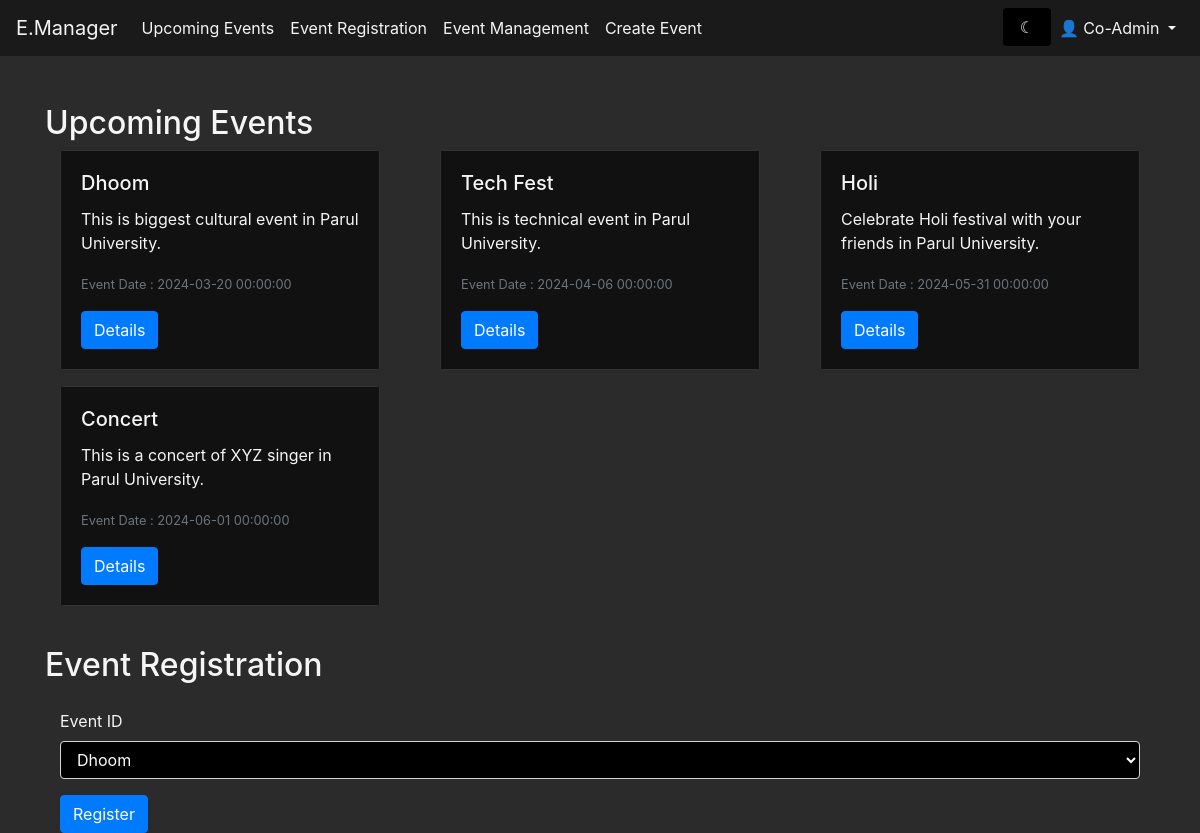
Screenshot of /event (signed in) with the database file from the repository.
### modules/models.py (models this page shows, shortened)
class Event(db.Model):
    id = db.Column(db.Integer, primary_key=True)
    title = db.Column(db.String(80), nullable=False)
    description = db.Column(db.String(200), nullable=False)
    long_description = db.Column(db.String(2000), nullable=False)
    date = db.Column(db.DateTime, nullable=False)
    location = db.Column(db.String(80), nullable=False)
    organizer_name = db.Column(db.String(80), nullable=True)
    image_url = db.Column(db.String(200), nullable=False)
    creator_id = db.Column(db.Integer, db.ForeignKey('user.id'))
    creator = db.relationship('User', backref=db.backref('events', lazy=True))

### modules/event.py (the view)
@app.route('/event', methods=["GET", "POST"])
def event():
    events = Event.query.all()
    msg = get_flashed_messages()
    return render_template('event.html', msg=msg, events=events)

### modules/templates/event.html (shortened to what this page needs)
<!DOCTYPE html>
<html lang="en">
  <head>
    <link
      href="https://stackpath.bootstrapcdn.com/bootstrap/4.5.0/css/bootstrap.min.css"
      rel="stylesheet"
    />
    <link
      rel="stylesheet"
      href="{{url_for('static',filename='css/dashboard.css')}}"
    />
  </head>
  <body class="{{ session['theme'] }}">
    <nav class="navbar navbar-expand-lg navbar-light bg-light fixed-top">
      <a class="navbar-brand" href="/event">E.Manager</a>
      <div class="collapse navbar-collapse" id="navbarNav">
        <ul class="navbar-nav">
          <li class="nav-item">
            <a class="nav-link" href="/event#upcomingEvents">Upcoming Events</a>
          </li>
          <li class="nav-item">
            <a class="nav-link" href="/event#eventRegistration"
              >Event Registration</a
            >
          </li>
          <li class="nav-item">
            <a class="nav-link" href="/event_manager">Event Management</a>
          </li>
          {% if 'role' in session and session['role'] == 'Admin' or 'role' in
          session and session['role'] == 'Co-Admin' %}
          <li class="nav-item">
            <a class="nav-link" href="/event/create">Create Event</a>
          </li>
          {% endif %}
        </ul>
        <ul class="navbar-nav ml-auto">
          <form action="/toggle_theme" method="post" id="toggle-theme-form" class="border-0">
            <input type="submit" class="form-control border-0" value="{% if session['theme'] == 'light-theme' %} &#9788 {% else %} &#9790 {% endif %}" />
          </form>
          {% if 'username' in session %}
          <li class="nav-item dropdown">
            <a
              class="nav-link dropdown-toggle"
              href="#"
              id="navbarDropdown"
              role="button"
              data-toggle="dropdown"
              aria-haspopup="true"
              aria-expanded="false"
            >
              👤 {{ session['username'] }}
            </a>
          </li>
          {% endif %}
        </ul>
      </div>
    </nav>
    <div id="upcomingEvents" class="container mt-4">
      <h2>Upcoming Events</h2>
      <div class="row card-deck">
        {% for event in events %}
        <div class="col-sm-4">
          <div class="card mb-3 bg-image" style="background-image: url('{{event.image_url}}'); background-size: cover;">
            <div class="card-body">
              <h5 class="card-title">{{ event.title }}</h5>
              <p class="card-text">{{ event.description }}</p>
              <p class="card-text">
                <small class="text-muted">
                  Event Date : {{ event.date }}
                </small>
              </p>
              <a href="{{ url_for('details', event_id=event.id) }}" class="btn btn-primary">Details</a>
            </div>
          </div>
        </div>
        {% endfor %}
      </div>
    </div>
    <div id="eventRegistration" class="container mt-4">
      <h2>Event Registration</h2>
      <div id="eventRegistration1" class="container mt-4">
        <form action="/event/register" method="post">
          <div class="form-group">
            <label for="eventId">Event ID</label>
            <select class="form-control" id="eventId" name="event_id" required>
              {% for event in events %}
              <option value="{{ event.id }}">{{ event.title }}</option>
              {% endfor %}
            </select>
          </div>
          <button type="submit" class="btn btn-primary">Register</button>
        </form>
      </div>
    </div>
  </body>
</html>

### modules/static/css/dashboard.css (style rules this page uses)
body { background-color: #2b2b2b; color: #f5f5f5; padding-top: 80px; }
.navbar { background-color: #1a1a1a !important; }
.nav-link, .dropdown-item { color: #f5f5f5 !important; }
.navbar-brand { color: #f5f5f5 !important; }
.btn-primary { background-color: #007bff; border-color: #007bff; }
.card { background-color: #3a3a3a; }
.card-text { color: #f5f5f5; }
.text-muted { color: #6c757d !important; }
.container { background-color: #2b2b2b; }
input { background-color: #000000; color: #ffffff; }
::placeholder { color: #ffffff; opacity: 0.5; }
select { background-color: #000000 !important; color: #ffffff !important; }
select option { background-color: #000000 !important; color: #ffffff !important; }
input, textarea { background-color: #000000 !important; color: #ffffff !important; }
::placeholder { color: #ffffff !important; opacity: 0.5 !important; }

### modules/templates/event.html (style rules this page uses)
.bg-image { position: relative; }
.bg-image::before { content: ""; position: absolute; top: 0; right: 0; bottom: 0; left: 0; background-color: rgba(0, 0, 0, 0.7); z-index: 1; }
.bg-image .card-body { position: relative; z-index: 2; }

### rows the page displays
Event: title "Dhoom", description "This is biggest cultural event in Parul University.", date "2024-03-20 00:00:00"
Event: title "Tech Fest", description "This is technical event in Parul University.", date "2024-04-06 00:00:00"
Event: title "Holi", description "Celebrate Holi festival with your friends in Parul University.", date "2024-05-31 00:00:00"
Event: title "Concert", description "This is a concert of XYZ singer in Parul University.", date "2024-06-01 00:00:00"

### other values shown
{{ session['username'] }} "Co-Admin"
form field event_id "Dhoom"
